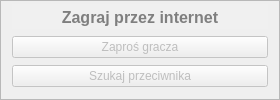
     <widget class="QFrame" name="frameInternet">
      <property name="contextMenuPolicy">
       <enum>Qt::NoContextMenu</enum>
      </property>
      <property name="frameShape">
       <enum>QFrame::StyledPanel</enum>
      </property>
      <property name="frameShadow">
       <enum>QFrame::Sunken</enum>
      </property>
      <property name="midLineWidth">
       <number>1</number>
      </property>
      <layout class="QGridLayout" name="gridLayout_3">
       <property name="topMargin">
        <number>2</number>
       </property>
       <property name="bottomMargin">
        <number>9</number>
       </property>
       <item row="0" column="0">
        <widget class="QTextEdit" name="teGrajInternet">
         <property name="enabled">
          <bool>false</bool>
         </property>
         <property name="sizePolicy">
          <sizepolicy hsizetype="Minimum" vsizetype="Minimum">
           <horstretch>0</horstretch>
           <verstretch>0</verstretch>
          </sizepolicy>
         </property>
         <property name="minimumSize">
          <size>
           <width>0</width>
           <height>25</height>
          </size>
         </property>
         <property name="maximumSize">
          <size>
           <width>16777215</width>
           <height>25</height>
          </size>
         </property>
         <property name="palette">
          <palette>
           <active>
            <colorrole role="WindowText">
             <brush brushstyle="SolidPattern">
              <color alpha="255">
               <red>0</red>
               <green>0</green>
               <blue>0</blue>
              </color>
             </brush>
            </colorrole>
            <colorrole role="Button">
             <brush brushstyle="SolidPattern">
              <color alpha="255">
               <red>255</red>
               <green>255</green>
               <blue>255</blue>
              </color>
             </brush>
            </colorrole>
            <colorrole role="Light">
             <brush brushstyle="SolidPattern">
              <color alpha="255">
               <red>255</red>
               <green>255</green>
               <blue>255</blue>
              </color>
             </brush>
            </colorrole>
            <colorrole role="Midlight">
             <brush brushstyle="SolidPattern">
              <color alpha="255">
               <red>255</red>
               <green>255</green>
               <blue>255</blue>
              </color>
             </brush>
            </colorrole>
            <colorrole role="Dark">
             <brush brushstyle="SolidPattern">
              <color alpha="255">
               <red>127</red>
               <green>127</green>
               <blue>127</blue>
              </color>
             </brush>
            </colorrole>
            <colorrole role="Mid">
             <brush brushstyle="SolidPattern">
              <color alpha="255">
               <red>170</red>
               <green>170</green>
               <blue>170</blue>
              </color>
             </brush>
            </colorrole>
            <colorrole role="Text">
             <brush brushstyle="SolidPattern">
              <color alpha="255">
               <red>0</red>
               <green>0</green>
               <blue>0</blue>
              </color>
             </brush>
            </colorrole>
            <colorrole role="BrightText">
             <brush brushstyle="SolidPattern">
              <color alpha="255">
               <red>255</red>
               <green>255</green>
               <blue>255</blue>
              </color>
             </brush>
            </colorrole>
            <colorrole role="ButtonText">
             <brush brushstyle="SolidPattern">
              <color alpha="255">
               <red>0</red>
               <green>0</green>
               <blue>0</blue>
              </color>
             </brush>
            </colorrole>
            <colorrole role="Base">
             <brush brushstyle="SolidPattern">
              <color alpha="255">
               <red>240</red>
               <green>240</green>
               <blue>240</blue>
              </color>
             </brush>
            </colorrole>
            <colorrole role="Window">
             <brush brushstyle="SolidPattern">
              <color alpha="255">
               <red>255</red>
               <green>255</green>
               <blue>255</blue>
              </color>
             </brush>
            </colorrole>
            <colorrole role="Shadow">
             <brush brushstyle="SolidPattern">
              <color alpha="255">
               <red>0</red>
               <green>0</green>
               <blue>0</blue>
              </color>
             </brush>
            </colorrole>
            <colorrole role="AlternateBase">
             <brush brushstyle="SolidPattern">
              <color alpha="255">
               <red>255</red>
               <green>255</green>
               <blue>255</blue>
              </color>
             </brush>
            </colorrole>
            <colorrole role="ToolTipBase">
             <brush brushstyle="SolidPattern">
              <color alpha="255">
               <red>255</red>
               <green>255</green>
               <blue>220</blue>
              </color>
             </brush>
            </colorrole>
            <colorrole role="ToolTipText">
             <brush brushstyle="SolidPattern">
              <color alpha="255">
               <red>0</red>
               <green>0</green>
               <blue>0</blue>
              </color>
             </brush>
            </colorrole>
           </active>
           <inactive>
            <colorrole role="WindowText">
             <brush brushstyle="SolidPattern">
              <color alpha="255">
               <red>0</red>
               <green>0</green>
               <blue>0</blue>
              </color>
             </brush>
            </colorrole>
            <colorrole role="Button">
             <brush brushstyle="SolidPattern">
              <color alpha="255">
               <red>255</red>
               <green>255</green>
               <blue>255</blue>
              </color>
             </brush>
            </colorrole>
            <colorrole role="Light">
             <brush brushstyle="SolidPattern">
              <color alpha="255">
               <red>255</red>
               <green>255</green>
               <blue>255</blue>
              </color>
             </brush>
            </colorrole>
            <colorrole role="Midlight">
             <brush brushstyle="SolidPattern">
              <color alpha="255">
               <red>255</red>
               <green>255</green>
               <blue>255</blue>
              </color>
             </brush>
            </colorrole>
            <colorrole role="Dark">
             <brush brushstyle="SolidPattern">
              <color alpha="255">
               <red>127</red>
               <green>127</green>
               <blue>127</blue>
              </color>
             </brush>
            </colorrole>
            <colorrole role="Mid">
             <brush brushstyle="SolidPattern">
              <color alpha="255">
               <red>170</red>
               <green>170</green>
               <blue>170</blue>
              </color>
             </brush>
            </colorrole>
            <colorrole role="Text">
             <brush brushstyle="SolidPattern">
              <color alpha="255">
               <red>0</red>
               <green>0</green>
               <blue>0</blue>
              </color>
             </brush>
            </colorrole>
            <colorrole role="BrightText">
             <brush brushstyle="SolidPattern">
              <color alpha="255">
               <red>255</red>
               <green>255</green>
               <blue>255</blue>
              </color>
             </brush>
            </colorrole>
            <colorrole role="ButtonText">
             <brush brushstyle="SolidPattern">
              <color alpha="255">
               <red>0</red>
               <green>0</green>
               <blue>0</blue>
              </color>
             </brush>
            </colorrole>
            <colorrole role="Base">
             <brush brushstyle="SolidPattern">
              <color alpha="255">
               <red>240</red>
               <green>240</green>
               <blue>240</blue>
              </color>
             </brush>
            </colorrole>
            <colorrole role="Window">
             <brush brushstyle="SolidPattern">
              <color alpha="255">
               <red>255</red>
               <green>255</green>
               <blue>255</blue>
              </color>
             </brush>
            </colorrole>
            <colorrole role="Shadow">
             <brush brushstyle="SolidPattern">
              <color alpha="255">
               <red>0</red>
               <green>0</green>
               <blue>0</blue>
              </color>
             </brush>
            </colorrole>
            <colorrole role="AlternateBase">
             <brush brushstyle="SolidPattern">
              <color alpha="255">
               <red>255</red>
               <green>255</green>
               <blue>255</blue>
              </color>
             </brush>
            </colorrole>
            <colorrole role="ToolTipBase">
             <brush brushstyle="SolidPattern">
              <color alpha="255">
               <red>255</red>
               <green>255</green>
               <blue>220</blue>
              </color>
             </brush>
            </colorrole>
            <colorrole role="ToolTipText">
             <brush brushstyle="SolidPattern">
              <color alpha="255">
               <red>0</red>
               <green>0</green>
               <blue>0</blue>
              </color>
             </brush>
            </colorrole>
           </inactive>
           <disabled>
            <colorrole role="WindowText">
             <brush brushstyle="SolidPattern">
              <color alpha="255">
               <red>127</red>
               <green>127</green>
               <blue>127</blue>
              </color>
             </brush>
            </colorrole>
            <colorrole role="Button">
             <brush brushstyle="SolidPattern">
              <color alpha="255">
               <red>255</red>
               <green>255</green>
               <blue>255</blue>
              </color>
             </brush>
            </colorrole>
            <colorrole role="Light">
             <brush brushstyle="SolidPattern">
              <color alpha="255">
               <red>255</red>
               <green>255</green>
               <blue>255</blue>
              </color>
             </brush>
            </colorrole>
            <colorrole role="Midlight">
             <brush brushstyle="SolidPattern">
              <color alpha="255">
               <red>255</red>
               <green>255</green>
               <blue>255</blue>
              </color>
             </brush>
            </colorrole>
            <colorrole role="Dark">
             <brush brushstyle="SolidPattern">
              <color alpha="255">
               <red>127</red>
               <green>127</green>
               <blue>127</blue>
              </color>
             </brush>
            </colorrole>
            <colorrole role="Mid">
             <brush brushstyle="SolidPattern">
              <color alpha="255">
               <red>170</red>
               <green>170</green>
               <blue>170</blue>
              </color>
             </brush>
            </colorrole>
            <colorrole role="Text">
             <brush brushstyle="SolidPattern">
              <color alpha="255">
               <red>127</red>
               <green>127</green>
               <blue>127</blue>
              </color>
             </brush>
            </colorrole>
            <colorrole role="BrightText">
             <brush brushstyle="SolidPattern">
              <color alpha="255">
               <red>255</red>
               <green>255</green>
               <blue>255</blue>
              </color>
             </brush>
            </colorrole>
            <colorrole role="ButtonText">
             <brush brushstyle="SolidPattern">
              <color alpha="255">
               <red>127</red>
               <green>127</green>
               <blue>127</blue>
              </color>
             </brush>
            </colorrole>
            <colorrole role="Base">
             <brush brushstyle="SolidPattern">
              <color alpha="255">
               <red>240</red>
               <green>240</green>
               <blue>240</blue>
              </color>
             </brush>
            </colorrole>
            <colorrole role="Window">
             <brush brushstyle="SolidPattern">
              <color alpha="255">
               <red>255</red>
               <green>255</green>
               <blue>255</blue>
              </color>
             </brush>
            </colorrole>
            <colorrole role="Shadow">
             <brush brushstyle="SolidPattern">
              <color alpha="255">
               <red>0</red>
               <green>0</green>
               <blue>0</blue>
              </color>
             </brush>
            </colorrole>
            <colorrole role="AlternateBase">
             <brush brushstyle="SolidPattern">
              <color alpha="255">
               <red>255</red>
               <green>255</green>
               <blue>255</blue>
              </color>
             </brush>
            </colorrole>
            <colorrole role="ToolTipBase">
             <brush brushstyle="SolidPattern">
              <color alpha="255">
               <red>255</red>
               <green>255</green>
               <blue>220</blue>
              </color>
             </brush>
            </colorrole>
            <colorrole role="ToolTipText">
             <brush brushstyle="SolidPattern">
              <color alpha="255">
               <red>0</red>
               <green>0</green>
               <blue>0</blue>
              </color>
             </brush>
            </colorrole>
           </disabled>
          </palette>
         </property>
         <property name="focusPolicy">
          <enum>Qt::NoFocus</enum>
         </property>
         <property name="contextMenuPolicy">
          <enum>Qt::NoContextMenu</enum>
         </property>
         <property name="acceptDrops">
          <bool>false</bool>
         </property>
         <property name="frameShape">
          <enum>QFrame::NoFrame</enum>
         </property>
         <property name="verticalScrollBarPolicy">
          <enum>Qt::ScrollBarAlwaysOff</enum>
         </property>
         <property name="horizontalScrollBarPolicy">
          <enum>Qt::ScrollBarAlwaysOff</enum>
         </property>
         <property name="sizeAdjustPolicy">
          <enum>QAbstractScrollArea::AdjustIgnored</enum>
         </property>
         <property name="undoRedoEnabled">
          <bool>false</bool>
         </property>
         <property name="readOnly">
          <bool>true</bool>
         </property>
         <property name="html">
          <string>&lt;!DOCTYPE HTML PUBLIC &quot;-//W3C//DTD HTML 4.0//EN&quot; &quot;http://www.w3.org/TR/REC-html40/strict.dtd&quot;&gt;
&lt;html&gt;&lt;head&gt;&lt;meta name=&quot;qrichtext&quot; content=&quot;1&quot; /&gt;&lt;style type=&quot;text/css&quot;&gt;
p, li { white-space: pre-wrap; }
&lt;/style&gt;&lt;/head&gt;&lt;body style=&quot; font-family:'MS Shell Dlg 2'; font-size:8.25pt; font-weight:400; font-style:normal;&quot;&gt;
&lt;p align=&quot;center&quot; style=&quot; margin-top:0px; margin-bottom:0px; margin-left:0px; margin-right:0px; -qt-block-indent:0; text-indent:0px;&quot;&gt;&lt;span style=&quot; font-size:12pt; font-weight:600;&quot;&gt;Zagraj przez internet&lt;/span&gt;&lt;/p&gt;&lt;/body&gt;&lt;/html&gt;</string>
         </property>
        </widget>
       </item>
       <item row="1" column="0">
        <widget class="QPushButton" name="buttonZapros">
         <property name="enabled">
          <bool>false</bool>
         </property>
         <property name="contextMenuPolicy">
          <enum>Qt::NoContextMenu</enum>
         </property>
         <property name="text">
          <string>Zaproś gracza</string>
         </property>
        </widget>
       </item>
       <item row="2" column="0">
        <widget class="QPushButton" name="buttonSzukaj">
         <property name="enabled">
          <bool>false</bool>
         </property>
         <property name="contextMenuPolicy">
          <enum>Qt::NoContextMenu</enum>
         </property>
         <property name="text">
          <string>Szukaj przeciwnika</string>
         </property>
        </widget>
       </item>
      </layout>
     </widget>
